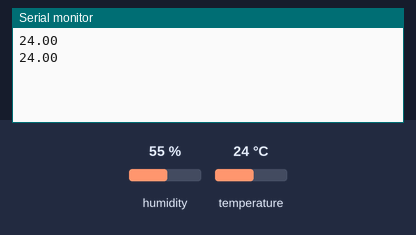
A sketch run on a simulated Arduino Uno, built with avr-gcc and run on an emulated ATmega328P. Shown: the last lines printed to the serial monitor. Inputs (shaded band) come from the test bench; at power-on: temperature 24 °C, humidity 55 %. No radio packets arrive unless stated.

Above: at 2.8 s.
2.9 s: temperature set to 12 °C
At 4.7 s:
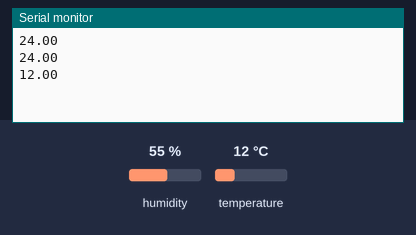
5.0 s: temperature set to 19 °C
At 5.9 s:
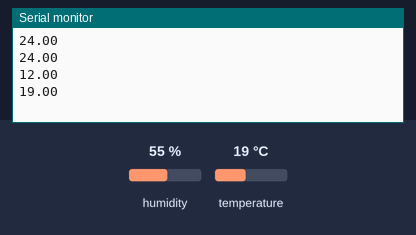
Timing chart, 0 to 8.0 s (numbered marks = the images above; inputs shaded):
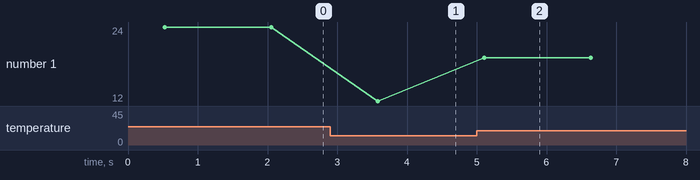

Measured:
- after the input at 2.9 s, the serial monitor: prints a new line after 0.68 s (image 1)
- after the input at 5.0 s, the serial monitor: prints a new line after 0.11 s (image 2)
- plotted number 1: 24 → 12 after the input at 2.9 s, 12 → 19 after the input at 5.0 s

The sketch:

temperature.ino
```cpp
#include <SPI.h>
#include <nRF24L01.h>
#include <RF24.h>
#include <RF24_config.h>
#include <dht.h>
dht DHT;
#define DHT11_PIN 3
/*
This sketch sends a string to a corresponding Arduino
with nrf24 attached.  It appends a specific value
(2 in this case) to the end to signify the end of the
message.
*/

int msg[1];
RF24 radio(9,10);
const uint64_t pipe = 0xE8E8F0F0E1LL;

void setup(void){
  Serial.begin(9600);
  radio.begin();
  radio.openWritingPipe(pipe);}
void loop(void){
  String theMessage = "h";
  int messageSize = theMessage.length();
  for (int i = 0; i < messageSize; i++) {
    int charToSend[1];
    charToSend[0] = theMessage.charAt(i);
    radio.write(charToSend,1);
  }
//send the 'terminate string' value...
  delay(500);
  int chk = DHT.read11(DHT11_PIN);
  Serial.println(DHT.temperature);
  msg[0] = DHT.temperature;

  radio.write(msg,1);
/*delay sending for a short period of time.  radio.powerDown()/radio.powerupp
//with a delay in between have worked well for this purpose(just using delay seems to
//interrupt the transmission start). However, this method could still be improved
as I still get the first character 'cut-off' sometimes. I have a 'checksum' function
on the receiver to verify the message was successfully sent.
*/
  radio.powerDown();
  delay(1000);
  radio.powerUp();
}
```
